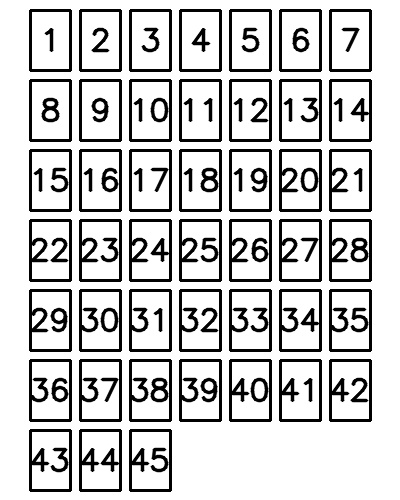
#> input picture data/background_lotto.jpg, 400 x 500 px
$ jupyter execute test.ipynb
#> lines starting #> are read from the running program, lines starting #| are printed output that depends on the picture; after the words box and inside, x2 and y2 are one past the last pixel; in counts of white or black regions, pixels touching at a corner belong together
[cell 1]
import cv2
import matplotlib.pyplot as plt

def makeLocationsOfBox(rect):
    nX = rect['init_x']
    nY = rect['init_y']
    count = 0
    for row in range(7):
        for col in range(7):
            if count == 45:
                break
            rect['data'].append([nX,nY])
            count+=1
            nX += rect['space'] + rect['width']
        nX = rect['init_x']
        nY += rect['space'] + rect['height']
    return rect

def loadBGImage():
    img = cv2.imread('data/background_lotto.jpg')
#> img is the input picture: shape (500, 400, 3); min 0, max 255, mean 203.2
#     plt.imshow(img)
#     plt.show()
#     print(img)
    return img

def loadWinningNumberData():
    result = []
    with open('data/WinningNumberByDraw.txt','r') as f:
#> (reads data/WinningNumberByDraw.txt from the repository)
        for line in f:
            result.append(line.strip('\n').split(' '))
    return result

[cell 2]
rect = {
    'width': 40,
    'height': 60,
    'space' : 10,
    'init_x' : 30,
    'init_y' : 10,
    'data' : []
}
makeLocationsOfBox(rect)

[cell 3]
img = loadBGImage()

[cell 4]
result = loadWinningNumberData()

[cell 5]
print(result)

[cell 6]
def fillAreaByIndex(img,rectInfo,rect):
    imgName = rectInfo[0]
#> imgName = '838'
    numbers = rectInfo[1].split(',')
    print(numbers)
    for num in numbers:
        x = rect['data'][int(num)-1][0]
        y = rect['data'][int(num)-1][1]
        cv2.rectangle(img, (x, y), (x+rect['width'], y+rect['height']), (0, 0, 0), -1)
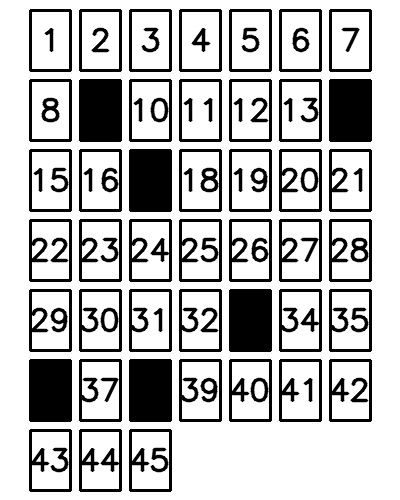
#> img: shape (500, 400, 3); 6.1% of pixels changed, all inside (x1, y1, x2, y2) = (30, 80, 371, 421)
    cv2.imwrite('data/train_data/{}.jpg'.format(imgName),img)
